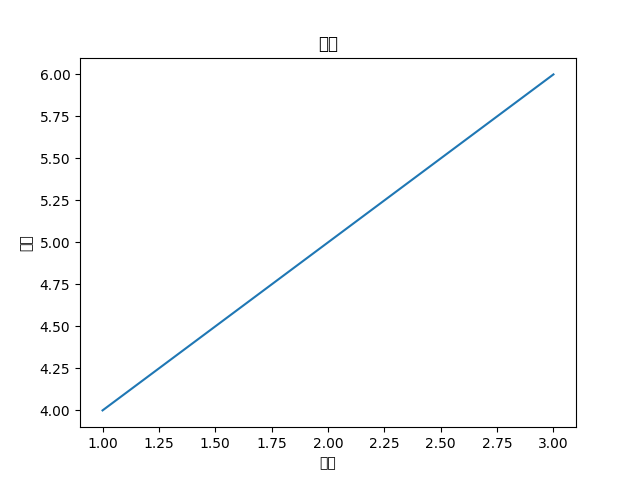

The Python source for this figure:
import matplotlib.pyplot as plt
import matplotlib.font_manager as fm

# Replace "/path/to/font" with the actual path to the font file on your Mac.
font_path = "/Users/sophia/Library/Fonts/NotoSansCJK.ttc "

# Register the font with Matplotlib.
prop = fm.FontProperties(fname=font_path)
plt.rcParams['font.family'] = prop.get_name()

# Use the font in a plot.
plt.plot([1, 2, 3], [4, 5, 6])
plt.xlabel('横轴', fontproperties=prop)
plt.ylabel('纵轴', fontproperties=prop)
plt.title('标题', fontproperties=prop)
plt.savefig('characters.png')
